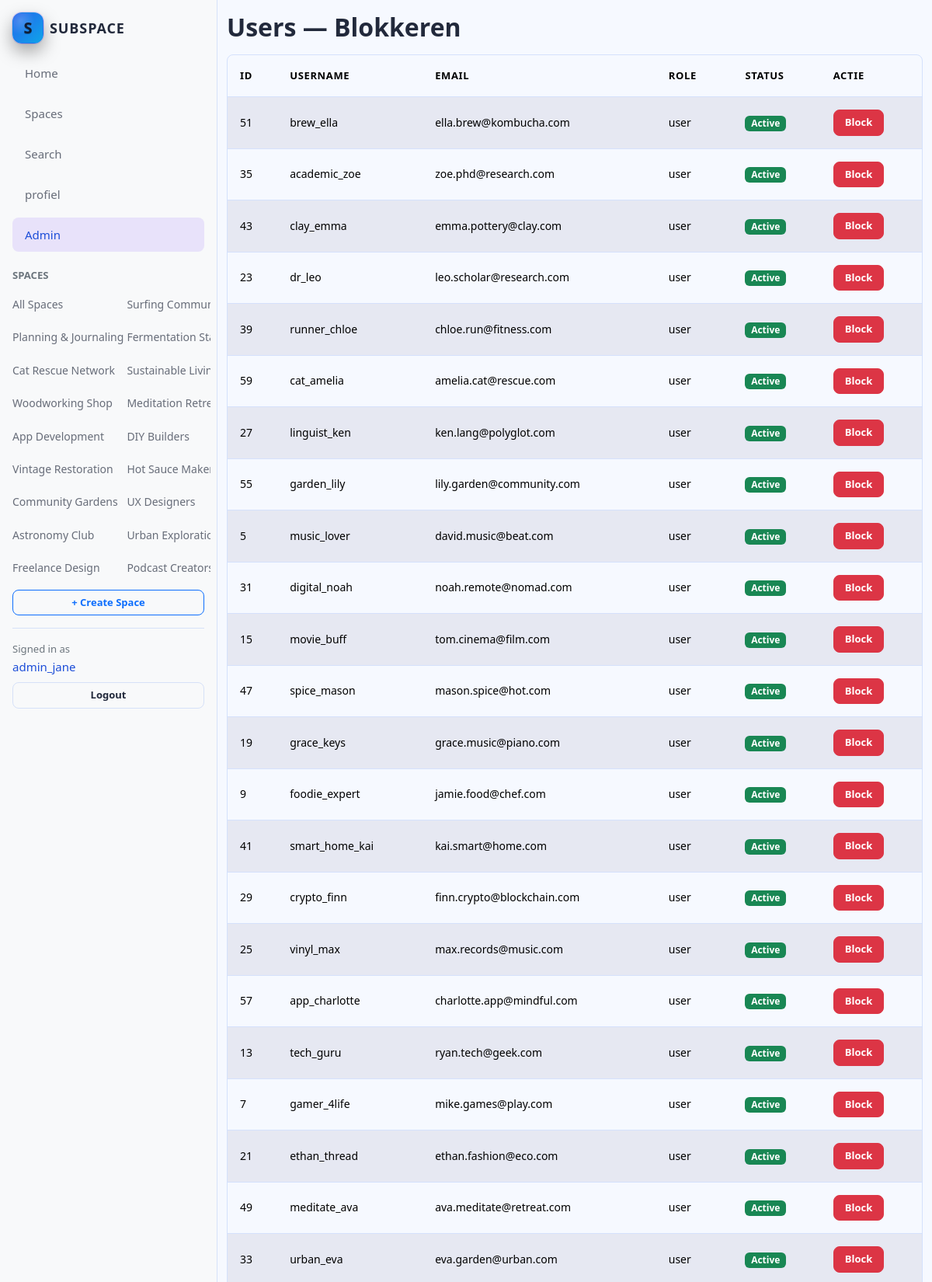
Screenshot of /admin/users.php (signed in, upper part) with the database file from the repository.
### tables this page shows
CREATE TABLE IF NOT EXISTS spaces (
  id INT AUTO_INCREMENT PRIMARY KEY,
  user_id INT NOT NULL,
  title VARCHAR(100) NOT NULL,
  subject VARCHAR(255) NOT NULL,
  description TEXT NULL,
  is_hidden TINYINT(1) NOT NULL DEFAULT 0,
  created_at DATETIME NOT NULL,
  updated_at DATETIME NULL,
  KEY ix_spaces_created_at (created_at),
  KEY ix_spaces_user_created (user_id, created_at),
  CONSTRAINT fk_spaces_user FOREIGN KEY (user_id) REFERENCES users(id) ON DELETE CASCADE
);

CREATE TABLE IF NOT EXISTS users (
  id INT AUTO_INCREMENT PRIMARY KEY,
  username VARCHAR(50) NOT NULL,
  email VARCHAR(255) NOT NULL,
  password_hash VARCHAR(255) NOT NULL,
  role VARCHAR(20) NOT NULL DEFAULT 'user',
  created_at DATETIME NOT NULL,
  updated_at DATETIME NULL,
  UNIQUE KEY uq_users_username (username),
  UNIQUE KEY uq_users_email (email)
);

### includes/helpers.php (called while the page is built, shortened)
<?php
function e(?string $value): string
{
    return htmlspecialchars($value ?? '', ENT_QUOTES | ENT_SUBSTITUTE, 'UTF-8');
}
function app_base_path(): string
{
    static $base = null;
    if ($base !== null) {
        return $base;
    }
    $configFile = __DIR__ . '/config.php';
    $config = require $configFile;
    $base = rtrim((string)($config['app']['base_path'] ?? ''), '/');
    return $base;
}
function url(string $path = '/'): string
{
    $path = (string)$path;
    $base = trim(app_base_path());
    return rtrim($base, '/') . $path;
}
function db_has_column(string $table, string $column): bool
{
    static $cache = [];
    $key = $table . '.' . $column;
    $pdo = Db::pdo();
    $stmt = $pdo->prepare(
        'SELECT 1
         FROM INFORMATION_SCHEMA.COLUMNS
         WHERE TABLE_SCHEMA = DATABASE()
           AND TABLE_NAME = :t
           AND COLUMN_NAME = :c
         LIMIT 1'
    );
    $stmt->execute([':t' => $table, ':c' => $column]);
    $cache[$key] = (bool)$stmt->fetchColumn();
    return (bool)$cache[$key];
}
function get_spaces(int $limit = 20, int $offset = 0, bool $include_hidden = false): array
{
    $pdo = Db::pdo();
    $hidden_clause = $include_hidden ? '' : 'AND s.is_hidden = 0';
    $hasSpaceId = db_has_column('posts', 'space_id');
    if ($hasSpaceId) {
        $sql =
            "SELECT s.id, s.user_id, s.title, s.subject, s.description, s.is_hidden, s.created_at,
                    u.username, COUNT(p.id) AS post_count
             FROM spaces s
             JOIN users u ON u.id = s.user_id
             LEFT JOIN posts p ON p.space_id = s.id AND p.is_hidden = 0
             WHERE 1=1 $hidden_clause
             GROUP BY s.id
             ORDER BY s.created_at DESC
             LIMIT :limit OFFSET :offset";
    }
    $stmt = $pdo->prepare($sql);
    $stmt->bindValue(':limit', $limit, PDO::PARAM_INT);
    $stmt->bindValue(':offset', $offset, PDO::PARAM_INT);
    $stmt->execute();
    return $stmt->fetchAll();
}

### includes/config.php (called while the page is built, shortened)
<?php
return [
    'app' => [
        'base_path' => '/projecten/Subspace',
    ],
    'db' => [
        'host' => '127.0.0.1',
        'name' => 'subspace',
        'user' => 'root',
        'pass' => '',
        'charset' => 'utf8mb4',
    ],
];

### includes/auth.php (called while the page is built, shortened)
<?php
require_once __DIR__ . '/helpers.php';
function current_user(): ?array
{
    $userId = (int)$_SESSION['user_id'];
    $pdo = Db::pdo();
    $stmt = $pdo->prepare('SELECT id, username, email, role, created_at FROM users WHERE id = :id');
    $stmt->execute([':id' => $userId]);
    $user = $stmt->fetch();
    return $user ?: null;
}
function is_admin(): bool
{
    $user = current_user();
    return $user && ($user['role'] ?? '') === 'admin';
}

### admin/users.php (the view, shortened to what this page needs)
<?php
require_once __DIR__ . '/../includes/helpers.php';
require_once __DIR__ . '/../includes/auth.php';
$current = current_user();
$currentId = $current ? (int)$current['id'] : 0;
require_once __DIR__ . '/../includes/header.php';
$stmt = $pdo->query(
    'SELECT id, username, email, role, created_at
     FROM users
     ORDER BY created_at DESC
     LIMIT 200'
);
$users = $stmt->fetchAll();
$activeBlocksStmt = $pdo->query(
    "SELECT user_id
     FROM user_blocks
     WHERE revoked_at IS NULL
       AND (blocked_until IS NULL OR blocked_until > NOW())"
);
$blockedUserIds = array_flip(array_map('intval', $activeBlocksStmt->fetchAll(PDO::FETCH_COLUMN)));
?>
<h1>Users — Blokkeren</h1>
<div class="table-responsive">
<table class="table table-striped align-middle">
    <thead>
        <tr>
            <th>ID</th>
            <th>Username</th>
            <th>Email</th>
            <th>Role</th>
            <th>Status</th>
            <th>Actie</th>
        </tr>
    </thead>
    <tbody>
        <?php foreach ($users as $u): ?>
            <?php
            $uid = (int)$u['id'];
            $isBlocked = isset($blockedUserIds[$uid]);
            ?>
            <tr>
                <td><?= $uid ?></td>
                <td><?= e($u['username']) ?></td>
                <td><?= e($u['email']) ?></td>
                <td><?= e($u['role']) ?></td>
                <td>
                    <?php if ($isBlocked): ?>
                        <span class="badge text-bg-danger">Blocked</span>
                    <?php else: ?>
                        <span class="badge text-bg-success">Active</span>
                    <?php endif; ?>
                </td>
                <td>
                    <?php if ($uid === $currentId): ?>
                        <span class="text-muted">(jij)</span>
                    <?php else: ?>
                        <form method="post" action="<?= e(url('/admin/users.php')) ?>" class="d-inline">
                            <button type="submit" class="btn btn-sm <?= $isBlocked ? 'btn-outline-secondary' : 'btn-danger' ?>">
                                <?= $isBlocked ? 'Unblock' : 'Block' ?>
                            </button>
                        </form>
                    <?php endif; ?>
                </td>
            </tr>
        <?php endforeach; ?>
    </tbody>
</table>
</div>
<?php require_once __DIR__ . '/../includes/footer.php'; ?>

### includes/header.php (shortened to what this page needs)
<?php
require_once __DIR__ . '/helpers.php';
require_once __DIR__ . '/auth.php';
$user = current_user();
$currentPath = strtolower((string)($_SERVER['SCRIPT_NAME'] ?? ''));
$isActive = static function (string $path) use ($currentPath): string {
    $path = strtolower($path);
    if ($path !== '' && $path[0] !== '/') {
        $path = '/' . $path;
    }
    return str_ends_with($currentPath, $path) ? 'active' : '';
};
$isAdminSection = str_starts_with($currentPath, '/admin/');
try {
    $navSpaces = get_spaces(200, 0, is_admin());
} catch (Throwable $e) {
    $navSpaces = [];
}
?>
<!DOCTYPE html>
<html lang="en" data-bs-theme="light">
<head>
    <link href="https://cdn.jsdelivr.net/npm/bootstrap@5.3.3/dist/css/bootstrap.min.css" rel="stylesheet">
    <link href="https://cdn.jsdelivr.net/npm/bootstrap-icons@1.11.3/font/bootstrap-icons.min.css" rel="stylesheet">
    <link rel="stylesheet" href="<?= e(url('/assets/css/style.css')) ?>">
</head>
<body>
<div class="d-flex min-vh-100">
    <aside class="d-flex flex-column flex-shrink-0 p-3 border-end bg-body-tertiary subspace-sidebar">
        <a class="d-flex align-items-center gap-2 mb-3 text-decoration-none" href="<?= e(url('/index.php')) ?>" aria-label="Subspace home">
            <span class="brand-mark" aria-hidden="true">S</span>
            <span class="brand-text">SUBSPACE</span>
        </a>
        <ul class="nav nav-pills flex-column gap-1 mb-3">
            <li class="nav-item">
                <a class="nav-link <?= e($isActive('index.php')) ?>" href="<?= e(url('/index.php')) ?>">Home</a>
            </li>
            <li class="nav-item">
                <a class="nav-link <?= e($isActive('space.php')) ?>" href="<?= e(url('/space.php')) ?>">Spaces</a>
            </li>
            <li class="nav-item">
                <a class="nav-link <?= e($isActive('search.php')) ?>" href="<?= e(url('/search.php')) ?>">Search</a>
            </li>
            <?php if ($user): ?>
                <li class="nav-item">
                    <a class="nav-link <?= e($isActive('profile.php')) ?>" href="<?= e(url('/profile.php')) ?>">profiel</a>
                </li>
                <?php if (($user['role'] ?? '') === 'admin'): ?>
                    <li class="nav-item">
                        <a class="nav-link <?= $isAdminSection ? 'active' : '' ?>" href="<?= e(url('/admin/index.php')) ?>">Admin</a>
                    </li>
                <?php endif; ?>
            <?php endif; ?>
        </ul>
        <div class="text-uppercase small fw-semibold text-secondary mb-2">Spaces</div>
        <div class="nav flex-column small gap-1 subspace-nav-spaces">
            <a class="nav-link px-0" href="<?= e(url('/space.php')) ?>">All Spaces</a>
            <?php foreach ($navSpaces as $space): ?>
                <a class="nav-link px-0" href="<?= e(url('/space.php?id=' . (int)$space['id'])) ?>">
                    <?= e($space['title']) ?>
                </a>
            <?php endforeach; ?>
        </div>
        <?php if ($user): ?>
            <a class="btn btn-sm btn-outline-primary w-100 mt-2" href="<?= e(url('/space.php#new-space')) ?>">+ Create Space</a>
        <?php endif; ?>
        <div class="pt-3 mt-3 border-top">
            <?php if ($user): ?>
                <div class="small text-secondary">Signed in as</div>
                <div class="mb-2">
                    <a class="text-decoration-none" href="<?= e(url('/profile.php')) ?>"><?= e($user['username'] ?? '') ?></a>
                </div>
                <a class="btn btn-sm btn-outline-secondary w-100" href="<?= e(url('/logout.php')) ?>">Logout</a>
            <?php endif; ?>
        </div>
    </aside>
    <div class="flex-grow-1 d-flex flex-column">
        <main class="container-fluid py-3 flex-grow-1">

### rows the page displays
spaces: title "Planning & Journaling"
spaces: title "Cat Rescue Network"
spaces: title "Woodworking Shop"
spaces: title "App Development"
spaces: title "Vintage Restoration"
spaces: title "Community Gardens"
spaces: title "Astronomy Club"
spaces: title "Freelance Design"
spaces: title "Surfing…"
spaces: title "Fermentation…"
spaces: title "Sustainable…"
spaces: title "Meditation…"
spaces: title "DIY Builders"
spaces: title "Hot Sauce…"
spaces: title "UX Designers"
spaces: title "Urban…"
spaces: title "Podcast…"
users: username "admin_jane"
users: id "51", username "brew_ella", email "ella.brew@kombucha.com", role "user", shows "Active", shows "Block"
users: id "35", username "academic_zoe", email "zoe.phd@research.com", role "user", shows "Active", shows "Block"
users: id "43", username "clay_emma", email "emma.pottery@clay.com", role "user", shows "Active", shows "Block"
users: id "23", username "dr_leo", email "leo.scholar@research.com", role "user", shows "Active", shows "Block"
users: id "39", username "runner_chloe", email "chloe.run@fitness.com", role "user", shows "Active", shows "Block"
users: id "59", username "cat_amelia", email "amelia.cat@rescue.com", role "user", shows "Active", shows "Block"
users: id "27", username "linguist_ken", email "ken.lang@polyglot.com", role "user", shows "Active", shows "Block"
users: id "55", username "garden_lily", email "lily.garden@community.com", role "user", shows "Active", shows "Block"
users: id "5", username "music_lover", email "david.music@beat.com", role "user", shows "Active", shows "Block"
users: id "31", username "digital_noah", email "noah.remote@nomad.com", role "user", shows "Active", shows "Block"
users: id "15", username "movie_buff", email "tom.cinema@film.com", role "user", shows "Active", shows "Block"
users: id "47", username "spice_mason", email "mason.spice@hot.com", role "user", shows "Active", shows "Block"
users: id "19", username "grace_keys", email "grace.music@piano.com", role "user", shows "Active", shows "Block"
users: id "9", username "foodie_expert", email "jamie.food@chef.com", role "user", shows "Active", shows "Block"
users: id "41", username "smart_home_kai", email "kai.smart@home.com", role "user", shows "Active", shows "Block"
users: id "29", username "crypto_finn", email "finn.crypto@blockchain.com", role "user", shows "Active", shows "Block"
users: id "25", username "vinyl_max", email "max.records@music.com", role "user", shows "Active", shows "Block"
users: id "57", username "app_charlotte", email "charlotte.app@mindful.com", role "user", shows "Active", shows "Block"
users: id "13", username "tech_guru", email "ryan.tech@geek.com", role "user", shows "Active", shows "Block"
users: id "7", username "gamer_4life", email "mike.games@play.com", role "user", shows "Active", shows "Block"
users: id "21", username "ethan_thread", email "ethan.fashion@eco.com", role "user", shows "Active", shows "Block"
users: id "49", username "meditate_ava", email "ava.meditate@retreat.com", role "user", shows "Active", shows "Block"
users: id "33", username "urban_eva", email "eva.garden@urban.com", role "user", shows "Active", shows "Block"
